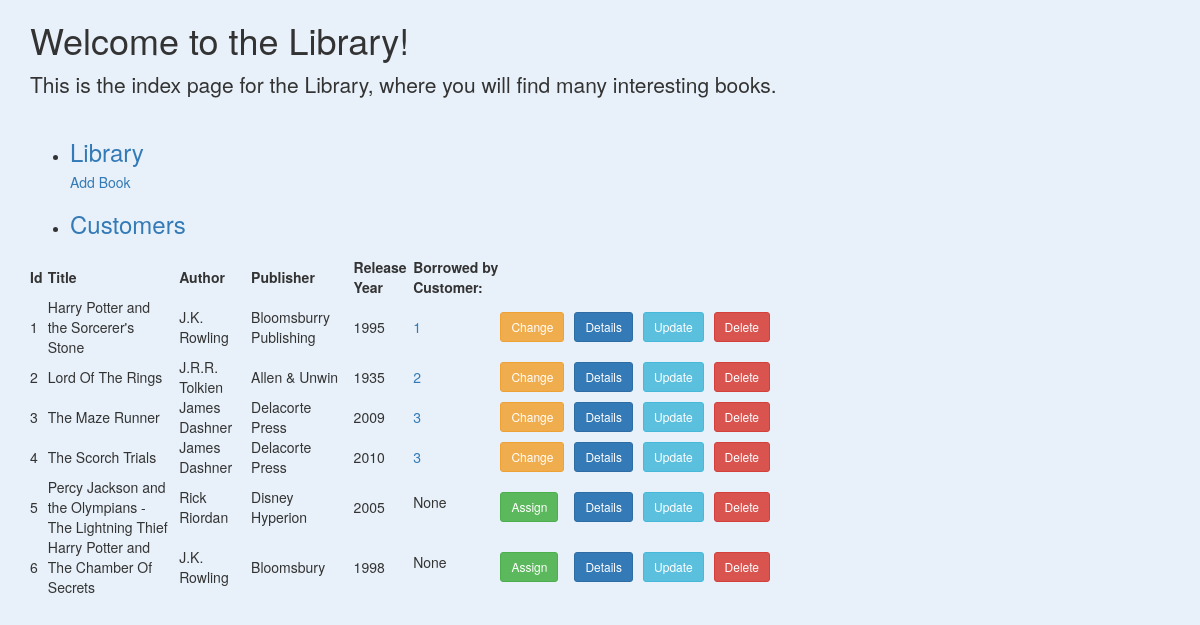
Before: / with the older database file.
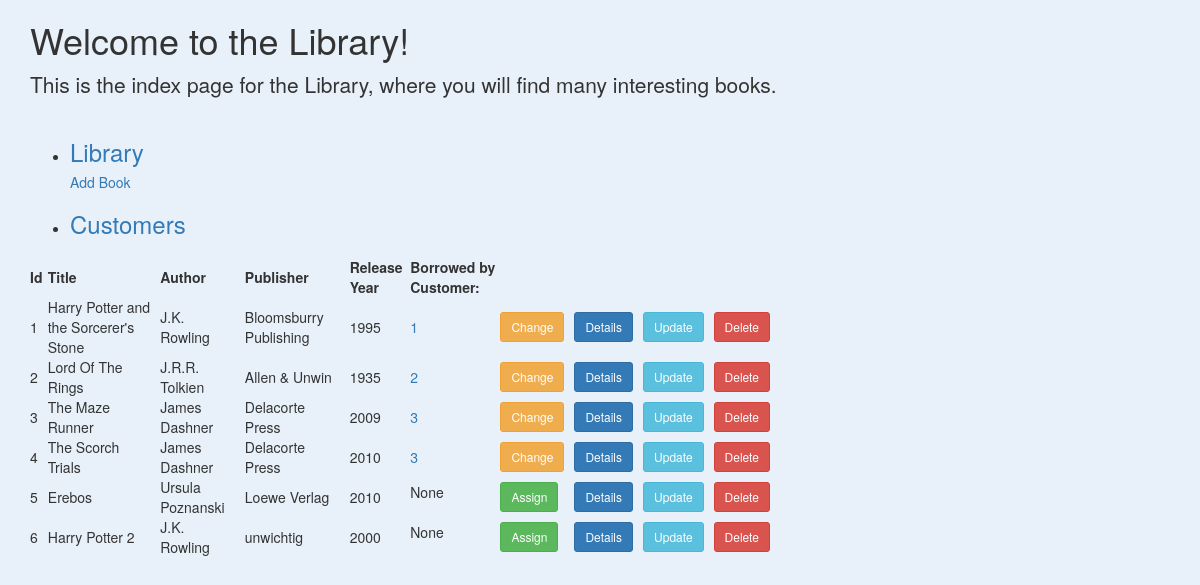
After: the same page with the newer database file.
### app.py (models this page shows, shortened)
class Book(db.Model):
    __tablename__ = 'books'
    id = db.Column(db.Integer, primary_key=True)
    title = db.Column(db.String)
    author_name = db.Column(db.String)
    publisher_name = db.Column(db.String)
    release_year = db.Column(db.Integer)
    customer_id = db.Column(db.Integer)

### app.py (the view)
@app.route('/')
def index():
    return render_template('index.html', book = Book.query.all())

### templates/index.html (shortened to what this page needs)
{% extends 'bootstrap/base.html' %} {% block styles %} {{ super() }}
{% endblock %} {% block title %} Library {% endblock %} {% block content %}
<div class="container">
    <div class="row">
        <div class="col-md-10 col-lg-8 mx-lg-auto mx-md-auto">
            <h1 class="pt-5 pb-2">Welcome to the Library!</h1>
            <p class="lead">This is the index page for the Library, where you will find many interesting books.</p>
            <ul class="Links">
                <li>
                    <h3>
                        <a href="{{ url_for('index') }}">Library</a>
                    </h3>
                    <h5>
                        <a href="{{ url_for('new') }}">Add Book</a>
                    </h5>
                </li>
                <li>
                    <h3>
                        <a href="{{ url_for('customers') }}">Customers</a>
                    </h3>
                </li>
            </ul>
            <table>
                <thead>
                    <tr>
                        <th>Id</th>
                        <th>Title</th>
                        <th>Author</th>
                        <th>Publisher</th>
                        <th>Release Year</th>
                        <th>Borrowed by Customer:</th>
                    </tr>
                </thead>
                <tbody>
                    {% for book in book %}
                    <tr>
                        <td>{{ book.id }}</td>
                        <td id="titles">{{ book.title }}</td>
                        <td>{{ book.author_name }}</td>
                        <td>{{ book.publisher_name }}</td>
                        <td>{{ book.release_year }}</td>
                        {% if book.customer_id is not none %}
                        <td><a href="/customers/{{book.customer_id}}">{{book.customer_id}}</a></td>
                        <td>
                            <a href={{book.id}}/assign>
                                <button class="btn btn-warning btn-sm">Change</button>
                            </a>
                        </td>
                        {% else %}
                        <td>
                            <p>None</p>
                        </td>
                        <td>
                            <a href={{book.id}}/assign>
                                <button class="btn btn-success btn-sm">Assign</button>
                            </a>
                        </td>
                        {% endif %}
                        <td>
                            <a href={{book.id}}>
                                <button class="btn btn-primary btn-sm">Details</button>
                            </a>
                        </td>
                        <td>
                            <a href={{book.id}}/update>
                                <button class="btn btn-info btn-sm">Update</button>
                            </a>
                        </td>
                        <td>
                            <a href={{book.id}}/delete>
                                <button class="btn btn-danger btn-sm">Delete</button>
                            </a>
                        </td>
                    </tr>
                    {% endfor %}
                </tbody>
            </table>
        </div>
    </div>
</div>
{% endblock %}

### templates/index.html (style rules this page uses)
body { background: #e8f1f9; }
ul { display: inline-block; }
td { padding-right: 10px; }

Changed rows visible on the page:
changed Book id 5: title "Percy Jackson and the Olympians - The Lightning Thief" → "Erebos"; author_name "Rick Riordan" → "Ursula Poznanski"; publisher_name "Disney Hyperion" → "Loewe Verlag"; release_year "2005" → "2010"
changed Book id 6: title "Harry Potter and The Chamber Of Secrets" → "Harry Potter 2"; publisher_name "Bloomsbury" → "unwichtig"; release_year "1998" → "2000"
